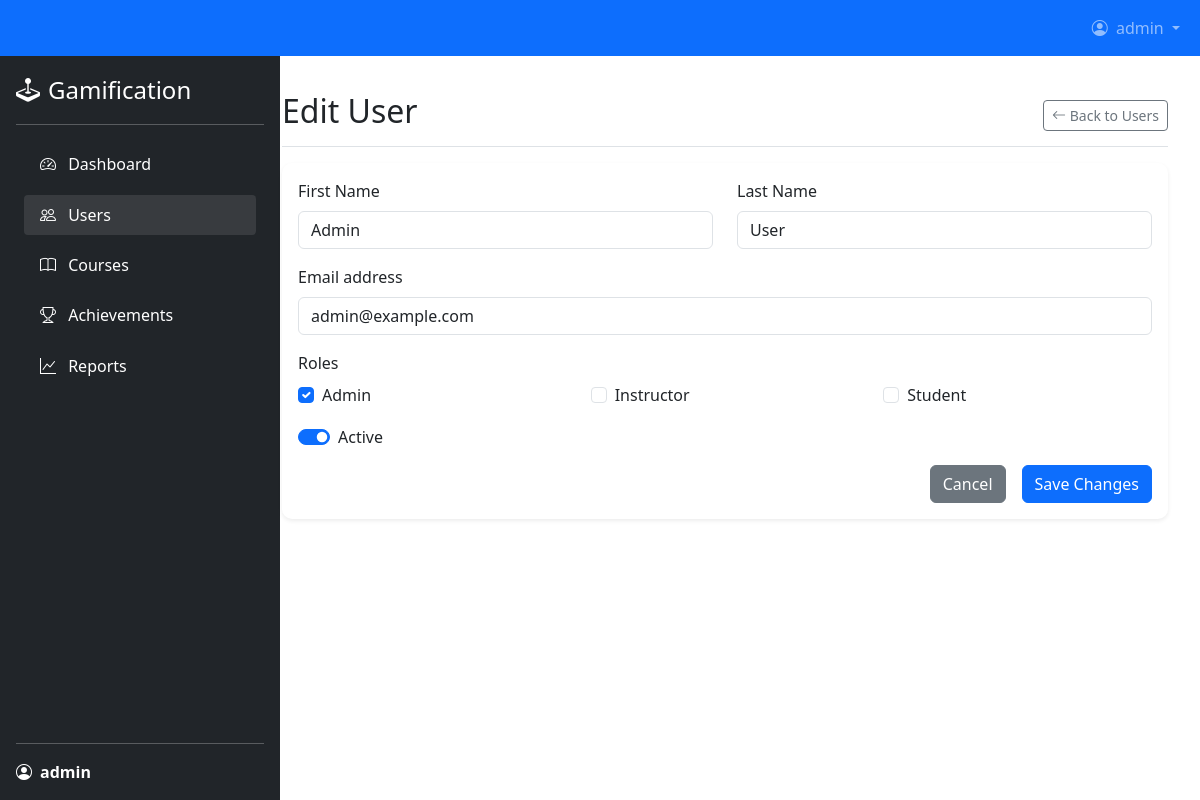
/admin/users/edit.php?id=1 (signed in), run on the app's committed database.
### tables this page shows
CREATE TABLE `users` (
  `id` int(11) NOT NULL,
  `username` varchar(50) NOT NULL,
  `email` varchar(100) NOT NULL,
  `password` varchar(255) NOT NULL,
  `first_name` varchar(50) DEFAULT NULL,
  `last_name` varchar(50) DEFAULT NULL,
  `profile_picture` varchar(255) DEFAULT 'default.jpg',
  `bio` text DEFAULT NULL,
  `is_active` tinyint(1) DEFAULT 1,
  `is_verified` tinyint(1) DEFAULT 0,
  `verification_token` varchar(100) DEFAULT NULL,
  `reset_token` varchar(100) DEFAULT NULL,
  `reset_expires` datetime DEFAULT NULL,
  `last_login` datetime DEFAULT NULL,
  `created_at` timestamp NOT NULL DEFAULT current_timestamp(),
  `updated_at` timestamp NOT NULL DEFAULT current_timestamp() ON UPDATE current_timestamp(),
  `points` int(11) DEFAULT 0,
  `level` int(11) DEFAULT 1,
  `experience` int(11) DEFAULT 0,
  `next_level_exp` int(11) DEFAULT 100
);

CREATE TABLE `roles` (
  `id` int(11) NOT NULL,
  `name` varchar(50) NOT NULL,
  `description` text DEFAULT NULL,
  `created_at` timestamp NOT NULL DEFAULT current_timestamp()
);

### admin/users/edit.php (the view, shortened to what this page needs)
<?php
require_once __DIR__ . '/../../config/database.php';
$user_id = filter_input(INPUT_GET, 'id', FILTER_VALIDATE_INT);
$stmt = $conn->prepare("SELECT * FROM users WHERE id = ?");
$stmt->bind_param('i', $user_id);
$stmt->execute();
$result = $stmt->get_result();
$user = $result->fetch_assoc();
$roles = [];
$result = $conn->query("SELECT * FROM roles ORDER BY name");
while ($row = $result->fetch_assoc()) {
    $roles[] = $row;
}
$user_roles = [];
$stmt = $conn->prepare("SELECT role_id FROM user_roles WHERE user_id = ?");
$stmt->bind_param('i', $user_id);
$stmt->execute();
$role_result = $stmt->get_result();
while ($row = $role_result->fetch_assoc()) {
    $user_roles[] = $row['role_id'];
}
include '../includes/header.php';
?>
<div class="d-flex justify-content-between flex-wrap flex-md-nowrap align-items-center pt-3 pb-2 mb-3 border-bottom">
    <h1 class="h2">Edit User</h1>
    <div class="btn-toolbar mb-2 mb-md-0">
        <a href="index.php" class="btn btn-sm btn-outline-secondary">
            <i class="bi bi-arrow-left"></i> Back to Users
        </a>
    </div>
</div>
            <div class="card">
                <div class="card-body">
                    <form method="post" action="">
                        <div class="row mb-3">
                            <div class="col-md-6">
                                <label for="first_name" class="form-label">First Name</label>
                                <input type="text" class="form-control" id="first_name" name="first_name"
                                       value="<?php echo htmlspecialchars($user['first_name']); ?>" required>
                            </div>
                            <div class="col-md-6">
                                <label for="last_name" class="form-label">Last Name</label>
                                <input type="text" class="form-control" id="last_name" name="last_name"
                                       value="<?php echo htmlspecialchars($user['last_name']); ?>" required>
                            </div>
                        </div>
                        <div class="mb-3">
                            <label for="email" class="form-label">Email address</label>
                            <input type="email" class="form-control" id="email" name="email"
                                   value="<?php echo htmlspecialchars($user['email']); ?>" required>
                        </div>
                        <div class="mb-3">
                            <label class="form-label">Roles</label>
                            <div class="row">
                                <?php foreach ($roles as $role): ?>
                                <div class="col-md-4">
                                    <div class="form-check">
                                        <input class="form-check-input" type="checkbox"
                                               name="roles[]" value="<?php echo $role['id']; ?>"
                                               id="role_<?php echo $role['id']; ?>"
                                               <?php echo in_array($role['id'], $user_roles) ? 'checked' : ''; ?>>
                                        <label class="form-check-label" for="role_<?php echo $role['id']; ?>">
                                            <?php echo htmlspecialchars(ucfirst($role['name'])); ?>
                                        </label>
                                    </div>
                                </div>
                                <?php endforeach; ?>
                            </div>
                        </div>
                        <div class="form-check form-switch mb-3">
                            <input class="form-check-input" type="checkbox" id="is_active" name="is_active"
                                   value="1" <?php echo $user['is_active'] ? 'checked' : ''; ?>>
                            <label class="form-check-label" for="is_active">Active</label>
                        </div>
                        <div class="d-grid gap-2 d-md-flex justify-content-md-end">
                            <a href="index.php" class="btn btn-secondary me-md-2">Cancel</a>
                            <button type="submit" class="btn btn-primary">Save Changes</button>
                        </div>
                    </form>
                </div>

### admin/includes/header.php (style rules this page uses)
.card { border: none; border-radius: 10px; box-shadow: 0 0.125rem 0.25rem rgba(0, 0, 0, 0.075); margin-bottom: 20px; }

### data on the page
users: first_name "Admin", last_name "User", email "admin@example.com", is_active "☑"
roles: id "☑", name "Admin"
roles: name "Instructor"
roles: name "Student"

### other printed values
$_SESSION['username'] "admin"
